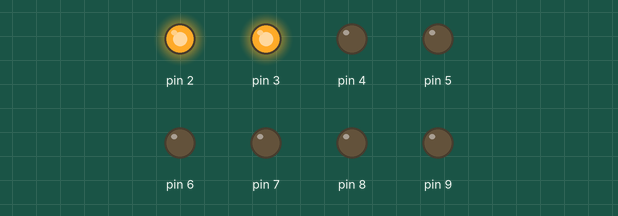
Simulated run of this sketch. Board: Arduino Uno, built with avr-gcc and run on an emulated ATmega328P. Parts: output pins drawn as LEDs (lit = HIGH).

Above: at 0.15 s.
At 1.05 s:
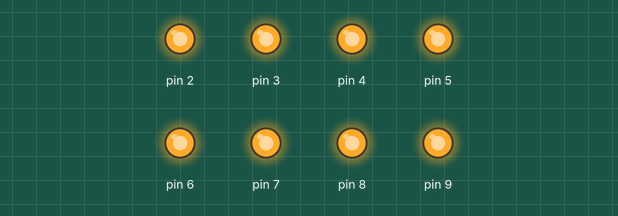
At 1.65 s:
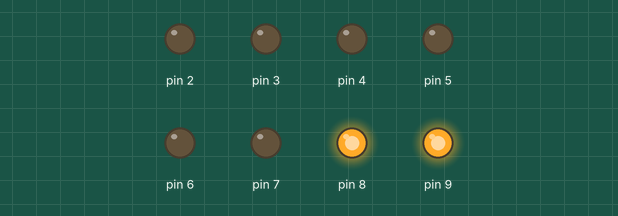
At 3.45 s:
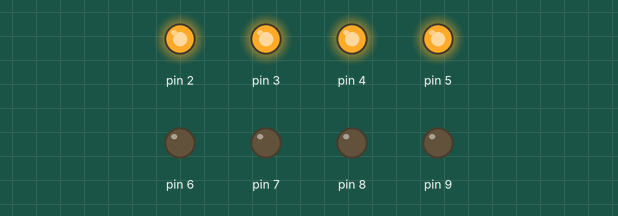
At 4.95 s:
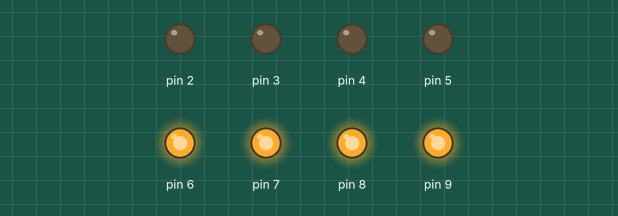
At 6.75 s:
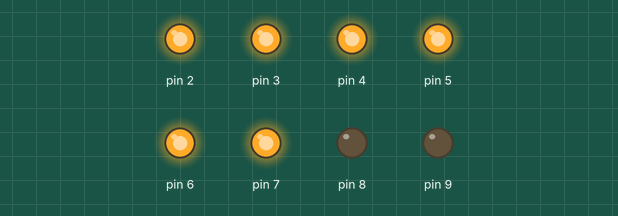
Timing chart, 0 to 7.0 s (numbered marks = the images above):
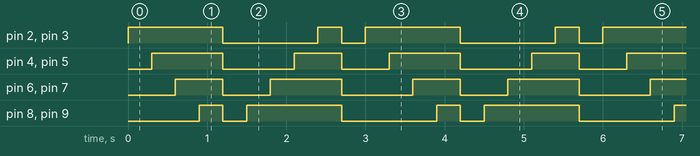

The sketch:

Led_Blinking-reverse_blinking.ino
```cpp
void setup() {

      pinMode(2,OUTPUT);
      pinMode(3,OUTPUT);
      pinMode(4,OUTPUT);
      pinMode(5,OUTPUT);
      pinMode(6,OUTPUT);
      pinMode(7,OUTPUT);
      pinMode(8,OUTPUT);
      pinMode(9,OUTPUT);
}

void loop() {

   digitalWrite(2,HIGH);
   digitalWrite(3,HIGH);
   delay(300);
   digitalWrite(4,HIGH);
   digitalWrite(5,HIGH);
   delay(300);
   digitalWrite(6,HIGH);
   digitalWrite(7,HIGH);
   delay(300);
   digitalWrite(8,HIGH);
   digitalWrite(9,HIGH);
   delay(300);

   digitalWrite(2,LOW);
   digitalWrite(3,LOW);
   digitalWrite(4,LOW);
   digitalWrite(5,LOW);
   digitalWrite(6,LOW);
   digitalWrite(7,LOW);
   digitalWrite(8,LOW);
   digitalWrite(9,LOW);
   delay(300);

   digitalWrite(9,HIGH);
   digitalWrite(8,HIGH);
   delay(300);
   digitalWrite(7,HIGH);
   digitalWrite(6,HIGH);
   delay(300);
   digitalWrite(5,HIGH);
   digitalWrite(4,HIGH);
   delay(300);
   digitalWrite(3,HIGH);
   digitalWrite(2,HIGH);
   delay(300);

   digitalWrite(2,LOW);
   digitalWrite(3,LOW);
   digitalWrite(4,LOW);
   digitalWrite(5,LOW);
   digitalWrite(6,LOW);
   digitalWrite(7,LOW);
   digitalWrite(8,LOW);
   digitalWrite(9,LOW);
   delay(300);


}
```

Measured:
- by itself, pin 2, pin 3: repeats every 3.0 s: LOW 1.2 s, HIGH 0.30 s, LOW 0.30 s, HIGH 1.2 s
- by itself, pin 4, pin 5: repeats every 3.0 s: LOW 0.90 s, HIGH 0.60 s, LOW 0.60 s, HIGH 0.90 s
- by itself, pin 6, pin 7: repeats every 3.0 s: LOW 0.60 s, HIGH 0.90 s, LOW 0.90 s, HIGH 0.60 s
- by itself, pin 8, pin 9: repeats every 3.0 s: LOW 0.30 s, HIGH 1.2 s, LOW 1.2 s, HIGH 0.30 s
